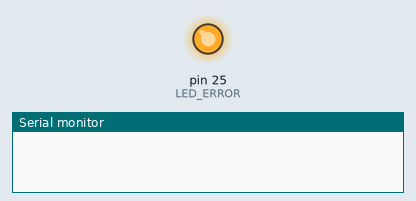
Simulated run of this sketch. Board: Arduino Mega 2560, built with avr-gcc and run on an emulated ATmega2560. Shown: output pins drawn as LEDs (lit = HIGH), the last lines printed to the serial monitor. Storage starts empty; pins used as bus, display or sensor lines are not drawn.

Above: at 0.1 s.
At 1.1 s:
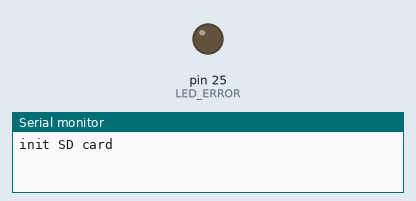
Timing chart, 0 to 2.6 s (numbered marks = the images above):
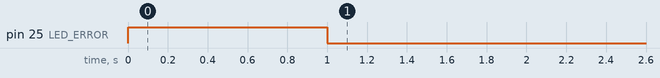

The sketch:

SDtest.ino
```cpp
//#include <I2C_Scanner.h>
#include <SPI.h>
#include <Wire.h>


// Pins
#define LED_STATUS 0
#define LED_ERROR 25
#define SWITCH 23
#define I2C0_SDA 8
#define I2C0_SCL 9
#define SPI0_SCK 18
#define SPI0_MOSI 19
#define SPI0_MISO 20
#define SPI0_CS 21
#define SD_INSERTED 11

#define SDCARD_MOSI_PIN SPI0_MOSI
#define SDCARD_MISO_PIN SPI0_MISO
#define SDCARD_SS_PIN SPI0_CS
#define SDCARD_SCK_PIN SPI0_SCK

#include <SD.h>

File file;
int i;
char file_name[20]="2023_224.txt";

void setup() {
  // put your setup code here, to run once:

  Serial.begin(115200);

  pinMode(LED_STATUS, OUTPUT);
  pinMode(LED_ERROR, OUTPUT);

  pinMode(SD_INSERTED, INPUT_PULLUP);

  pinMode(SPI0_CS, OUTPUT);

  digitalWrite(LED_STATUS, LOW);
  digitalWrite(LED_ERROR, HIGH);

  Wire.setSDA(I2C0_SDA);
  Wire.setSCL(I2C0_SCL);
  Wire.begin();

  SPI.setTX(SPI0_MOSI);
  SPI.setRX(SPI0_MISO);
  SPI.setSCK(SPI0_SCK);

  delay(1000);

  digitalWrite(LED_ERROR, LOW);

  Serial.println("init SD card");

  delay(5000);

   //CSPINはSDカードのcsを接続した端子番号
  if (!SD.begin(SPI0_CS)) {
    Serial.println("device error");
    return;
  }
  Serial.println("create new file");

  file = SD.open(file_name, FILE_WRITE);
  // if the file opened okay, write to it:
  if (file) {
    Serial.println("Writing to");
    file.println("testing 1, 2, 3.");
    file.println("success!");

// close the file:
    file.close();
    Serial.println("write done.");
  }else {
    // if the file didn't open, print an error:
    Serial.println("error creating test.txt");
  }
}

void loop() {
  // put your main code here, to run repeatedly:
  digitalWrite(LED_STATUS, HIGH);
  delay(500);
  digitalWrite(LED_STATUS, LOW);
  delay(500);
}
```
